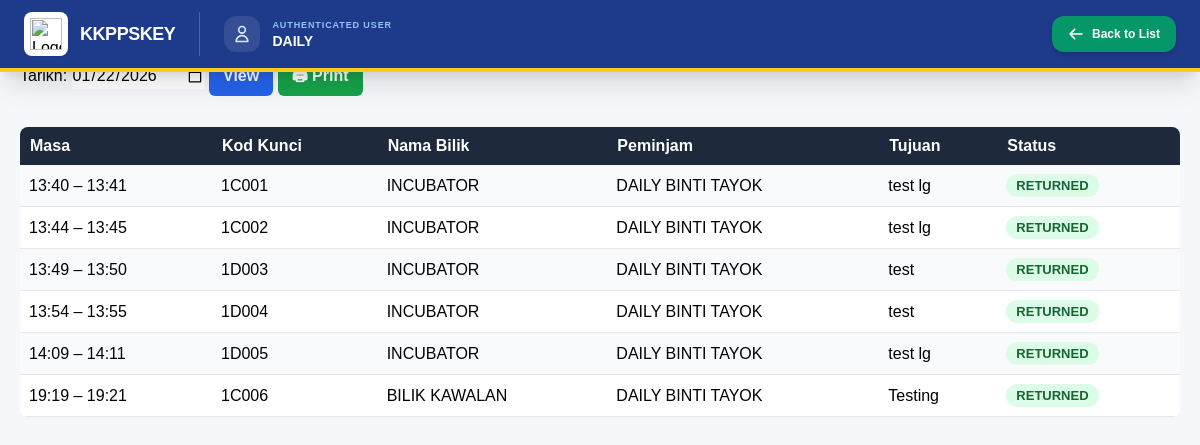
The app's page /booking_daily_log.php?date=2026-01-22 (signed in) with its own data.
### tables this page shows
CREATE TABLE `bookings` (
  `booking_id` int(11) NOT NULL,
  `room_id` int(11) NOT NULL,
  `key_code` varchar(50) DEFAULT NULL,
  `room_name` varchar(100) DEFAULT NULL,
  `borrower_type` enum('staff','others') NOT NULL,
  `staff_id` int(11) DEFAULT NULL,
  `borrower_name` varchar(150) NOT NULL,
  `phone` varchar(20) DEFAULT NULL,
  `booking_type` enum('time_slot','whole_day') NOT NULL,
  `booking_date` date NOT NULL,
  `start_time` time DEFAULT NULL,
  `end_time` time DEFAULT NULL,
  `end_datetime` datetime DEFAULT NULL,
  `purpose` text DEFAULT NULL,
  `created_at` timestamp NOT NULL DEFAULT current_timestamp(),
  `status` enum('BOOKED','RETURNED') NOT NULL DEFAULT 'BOOKED',
  `overdue_notified` tinyint(1) NOT NULL DEFAULT 0,
  `telegram_chat_id` bigint(20) DEFAULT NULL
);

CREATE TABLE `key_list` (
  `key_id` int(11) NOT NULL,
  `key_code` varchar(20) NOT NULL,
  `room_name` varchar(100) NOT NULL,
  `remarks` varchar(50) NOT NULL,
  `status` enum('AVAILABLE','BOOKED','OVERDUE','') NOT NULL DEFAULT 'AVAILABLE'
);

### booking_daily_log.php (the view, shortened to what this page needs)
<?php
include "db.php";
include "topbar.php";
$date = $_GET['date'] ?? date('Y-m-d');
$stmt = $conn->prepare("
    SELECT
        b.booking_date,
        b.booking_type,
        b.start_time,
        b.end_time,
        b.borrower_name,
        b.purpose,
        b.status,
        k.key_code,
        k.room_name
    FROM bookings b
    JOIN key_list k ON k.key_id = b.room_id
    WHERE b.booking_date = ?
    ORDER BY b.start_time ASC
");
$stmt->execute([$date]);
$rows = $stmt->fetchAll(PDO::FETCH_ASSOC);
function getDailyStatus(array $b): string
{
    if ($b['status'] === 'RETURNED') {
        return 'RETURNED';
    }
    return 'BOOKED';
}
?>
<!DOCTYPE html>
<html>
<head>
<head>
</head>
<body>
<h2 class="no-print">📋 Daily Booking Log</h2>
<div class="actions no-print">
    <form method="GET" style="display:inline-block;">
        <label>Tarikh:</label>
        <input type="date" name="date" value="<?= htmlspecialchars($date) ?>">
        <button class="btn">View</button>
    </form>
    <button onclick="window.print()" class="btn btn-print">
        🖨 Print
    </button>
</div>
<table>
<tr>
    <th>Masa</th>
    <th>Kod Kunci</th>
    <th>Nama Bilik</th>
    <th>Peminjam</th>
    <th>Tujuan</th>
    <th>Status</th>
</tr>
<?php foreach ($rows as $r): ?>
<?php
$masa = ($r['booking_type'] === 'whole_day')
    ? 'Whole Day'
    : substr($r['start_time'],0,5).' – '.substr($r['end_time'],0,5);
$status = getDailyStatus($r);
?>
<tr>
    <td><?= $masa ?></td>
    <td><?= htmlspecialchars($r['key_code']) ?></td>
    <td><?= htmlspecialchars($r['room_name']) ?></td>
    <td><?= htmlspecialchars($r['borrower_name']) ?></td>
    <td><?= htmlspecialchars($r['purpose']) ?></td>
    <td>
        <span class="status <?= $status ?>"><?= $status ?></span>
    </td>
</tr>
<?php endforeach; ?>
</table>
</body>
</html>

### topbar.php (style rules this page uses)
body { padding-top: 76px; }

### booking_daily_log.php (style rules this page uses)
body { font-family:Arial, sans-serif; background:#f5f7fa; padding:20px; }
h2 { margin-bottom:12px; }
.actions { margin-bottom:15px; }
table { width:100%; border-collapse:collapse; background:#fff; border-radius:8px; overflow:hidden; }
th { background:#1e293b; color:#fff; padding:10px; text-align:left; }
td { padding:9px; border-bottom:1px solid #e5e7eb; }
tr:nth-child(even) { background:#f8fafc; }
.status { padding:4px 10px; border-radius:12px; font-size:13px; font-weight:bold; display:inline-block; }
.RETURNED { background:#dcfce7;color:#166534; }
.btn { padding:8px 14px; background:#2563eb; color:#fff; border-radius:6px; text-decoration:none; font-weight:bold; border:none; cursor:pointer; }
.btn-print { background:#16a34a; }

### records on screen
bookings: masa "13:40 – 13:41", key_list.key_code "1C001", key_list.room_name "INCUBATOR", borrower_name "DAILY BINTI TAYOK", purpose "test lg", status "RETURNED"
bookings: masa "13:44 – 13:45", key_list.key_code "1C002", key_list.room_name "INCUBATOR", borrower_name "DAILY BINTI TAYOK", purpose "test lg", status "RETURNED"
bookings: masa "13:49 – 13:50", key_list.key_code "1D003", key_list.room_name "INCUBATOR", borrower_name "DAILY BINTI TAYOK", purpose "test", status "RETURNED"
bookings: masa "13:54 – 13:55", key_list.key_code "1D004", key_list.room_name "INCUBATOR", borrower_name "DAILY BINTI TAYOK", purpose "test", status "RETURNED"
bookings: masa "14:09 – 14:11", key_list.key_code "1D005", key_list.room_name "INCUBATOR", borrower_name "DAILY BINTI TAYOK", purpose "test lg", status "RETURNED"
bookings: masa "19:19 – 19:21", key_list.key_code "1C006", key_list.room_name "BILIK KAWALAN", borrower_name "DAILY BINTI TAYOK", purpose "Testing", status "RETURNED"

### other values on screen
$_SESSION['username'] "DAILY"
